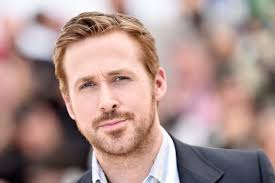
#> input picture Test.jpeg, 275 x 183 px
$ python Face-Recognizer.py
#> lines starting #> are read from the running program, lines starting #| are printed output that depends on the picture; after the words box and inside, x2 and y2 are one past the last pixel; in counts of white or black regions, pixels touching at a corner belong together
#!/usr/bin/env python
# coding: utf-8

# In[6]:


get_ipython().system('pip install --upgrade pip')
get_ipython().system('pip install opencv-python')

import cv2

# Load the cascade
face_cascade = cv2.CascadeClassifier('haarcascade_frontalface_default.xml')
# Read the input image
img = cv2.imread('Test.jpeg')
#> img is the input picture: shape (183, 275, 3); mean B, G, R 140.5, 145.4, 172.8
# Convert into grayscale
gray = cv2.cvtColor(img, cv2.COLOR_BGR2GRAY)
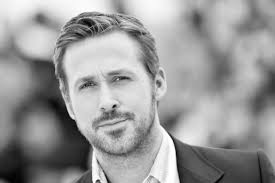
#> gray: shape (183, 275); min 1, max 255, mean 153
# Detect faces
faces = face_cascade.detectMultiScale(gray, 1.1, 4)
#> faces = [[54, 42, 104, 104]]
# Draw rectangle around the faces
for (x, y, w, h) in faces:
    cv2.rectangle(img, (x, y), (x+w, y+h), (255, 0, 0), 2)
#> this loop made 1 pass
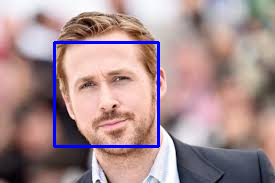
#> img: shape (183, 275, 3); 2.47% of pixels changed, all inside (x1, y1, x2, y2) = (53, 41, 160, 148)
# Display the output
cv2.imshow('img', img)
cv2.waitKey()


# In[ ]:
